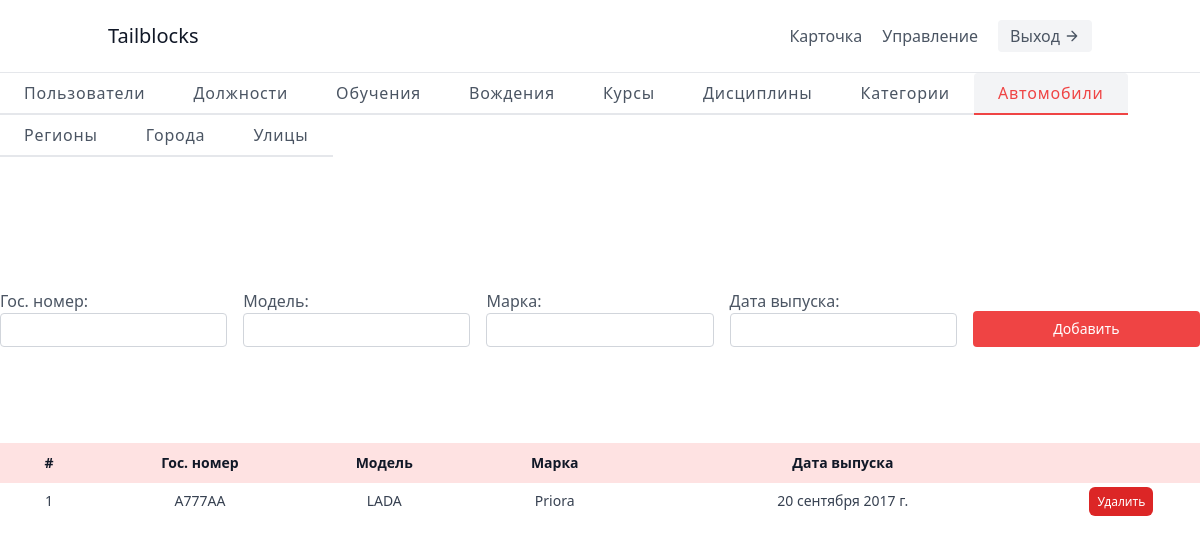
Screenshot of /control/cars/ with the database file from the repository.
### app/models.py (models this page shows, shortened)
class Car(models.Model):
    gos_number = models.CharField(max_length=8, verbose_name='Гос. номер')
    model = models.CharField(max_length=255, verbose_name='Модель')
    mark = models.CharField(max_length=255, verbose_name='Марка')
    date_release = models.DateField(verbose_name='Дата выпуска')
    class Meta:
        verbose_name = 'автомобиль'
        verbose_name_plural = 'автомобили'

### app/views.py (the view)
# urls.py: path('control/cars/', ControlView.autosControlPage, name='control-autos'),
    def autosControlPage(request):
        autos = Car.objects.all()
        form = WorkerPostCarForm(request.POST)
        return render(request, 'worker/control-autos.html', {'autos': autos, 'form': form})

### app/forms.py
class WorkerPostCarForm(forms.ModelForm):
    class Meta:
        model = Car
        fields = '__all__'

### templates/worker/control-autos.html (shortened to what this page needs)
{% extends '../base.html' %} {% load static %}  {% block content %}
<header class="text-gray-600 body-font border-b">
  <div
    class="container mx-auto flex flex-wrap p-5 flex-col md:flex-row items-center"
  >
    <a
      class="flex title-font font-medium items-center text-gray-900 mb-4 md:mb-0"
    >
      <span class="text-xl">Tailblocks</span>
    </a>
    <nav
      class="md:ml-auto flex flex-wrap items-center text-base justify-center"
    >
      <a
        class="mr-5 cursor-pointer hover:text-gray-900"
        href="{% url 'profile' %}"
      >
        Карточка
      </a>
      <a
        class="mr-5 cursor-pointer hover:text-gray-900"
        href="{% url 'control' %}"
      >
        Управление
      </a>
    </nav>
    <a
      class="inline-flex items-center bg-gray-100 border-0 py-1 px-3 focus:outline-none hover:bg-gray-200 rounded text-base mt-4 md:mt-0"
      href="{% url 'logout' %}"
    >
      Выход
      <svg
        fill="none"
        stroke="currentColor"
        stroke-linecap="round"
        stroke-linejoin="round"
        stroke-width="2"
        class="w-4 h-4 ml-1"
        viewBox="0 0 24 24"
      >
        <path d="M5 12h14M12 5l7 7-7 7"></path>
      </svg>
    </a>
  </div>
</header>
<main>
  <section class="text-gray-600 body-font">
    <div class="cotainer mx-auto flex flex-wrap flex-col">
      <div class="flex mx-auto flex-wrap mb-5">
        <a
          class="sm:px-6 py-3 w-1/2 sm:w-auto justify-center sm:justify-start border-b-2 title-font font-medium inline-flex items-center leading-none border-gray-200 hover:text-gray-900 tracking-wider"
          href="{% url 'control-users' %}"
        >
          Пользователи
        </a>
        <a
          class="sm:px-6 py-3 w-1/2 sm:w-auto justify-center sm:justify-start border-b-2 title-font font-medium inline-flex items-center leading-none border-gray-200 hover:text-gray-900 tracking-wider"
          href="{% url 'control-posts' %}"
        >
          Должности
        </a>
        <a
          class="sm:px-6 py-3 w-1/2 sm:w-auto justify-center sm:justify-start border-b-2 title-font font-medium inline-flex items-center leading-none border-gray-200 hover:text-gray-900 tracking-wider"
          href="{% url 'control-trainings' %}"
        >
          Обучения
        </a>
        <a
          class="sm:px-6 py-3 w-1/2 sm:w-auto justify-center sm:justify-start border-b-2 title-font font-medium inline-flex items-center leading-none border-gray-200 hover:text-gray-900 tracking-wider"
          href="{% url 'control-driving' %}"
        >
          Вождения
        </a>
        <a
          class="sm:px-6 py-3 w-1/2 sm:w-auto justify-center sm:justify-start border-b-2 title-font font-medium inline-flex items-center leading-none border-gray-200 hover:text-gray-900 tracking-wider"
          href="{% url 'control-courses' %}"
        >
          Курсы
        </a>
        <a
          class="sm:px-6 py-3 w-1/2 sm:w-auto justify-center sm:justify-start border-b-2 title-font font-medium inline-flex items-center leading-none border-gray-200 hover:text-gray-900 tracking-wider"
          href="{% url 'control-disciplines' %}"
        >
          Дисциплины
        </a>
        <a
          class="sm:px-6 py-3 w-1/2 sm:w-auto justify-center sm:justify-start border-b-2 title-font font-medium inline-flex items-center leading-none border-gray-200 hover:text-gray-900 tracking-wider"
          href="{% url 'control-categories' %}"
        >
          Категории
        </a>
        <a
          class="sm:px-6 py-3 w-1/2 sm:w-auto justify-center sm:justify-start border-b-2 title-font font-medium bg-gray-100 inline-flex items-center leading-none border-red-500 text-red-500 tracking-wider rounded-t"
          href="{% url 'control-autos' %}"
        >
          Автомобили
        </a>
        <a
          class="sm:px-6 py-3 w-1/2 sm:w-auto justify-center sm:justify-start border-b-2 title-font font-medium inline-flex items-center leading-none border-gray-200 hover:text-gray-900 tracking-wider"
          href="{% url 'control-regions' %}"
        >
          Регионы
        </a>
        <a
          class="sm:px-6 py-3 w-1/2 sm:w-auto justify-center sm:justify-start border-b-2 title-font font-medium inline-flex items-center leading-none border-gray-200 hover:text-gray-900 tracking-wider"
          href="{% url 'control-cities' %}"
        >
          Города
        </a>
        <a
          class="sm:px-6 py-3 w-1/2 sm:w-auto justify-center sm:justify-start border-b-2 title-font font-medium inline-flex items-center leading-none border-gray-200 hover:text-gray-900 tracking-wider"
          href="{% url 'control-streets' %}"
        >
          Улицы
        </a>
      </div>
       <section class="text-gray-600 body-font">
        <div class="max-w-7xl py-24 mx-auto">
          <form
            method="POST"
            action="/control/cars/new/"
            class="w-full mx-auto space-y-4 items-end grid grid-cols-5 gap-4"
          >
            {% csrf_token %} {{ form.as_div }}
            <button
              class="text-white bg-red-500 border-0 text-sm font-medium py-2 px-4 focus:outline-none hover:bg-red-600 rounded"
              type="submit"
            >
              Добавить
            </button>
          </form>
        </div>
      </section>
       <table class="table-auto text-sm w-full max-w-7xl mx-auto rounded-lg">
        <thead class="text-gray-900 font-semibold bg-red-100">
          <tr>
            <th class="py-2.5 w-min">#</th>
            <th ">Гос. номер</th>
            <th >Модель</th>
            <th>Марка</th>
            <th >Дата выпуска</th>
            <th class="w-min"></th>
          </tr>
        </thead>
        <tbody class="text-gray-700">
          {% for item in autos %}
          <tr>
            <td class="py-2 px-4 text-center">{{item.id}}</td>
            <td class="py-2 px-4 text-center">{{item.gos_number}}</td>
            <td class="py-2 px-4 text-center">{{item.model}}</td>
            <td class="py-2 px-4 text-center">{{item.mark}}</td>
            <td class="py-2 px-4 text-center">{{item.date_release}}</td>
            <td class="py-2 text-center">
               <a
                class="px-2 py-1.5 rounded-md text-center text-xs bg-red-600 text-white hover:bg-red-700"
                href='{% url "remove-car" item.id %}'
              >
                Удалить
              </a>
            </td>
          </tr>
          {% endfor %}
        </tbody>
      </table>
    </div>
  </section>
</main>
{% endblock content %}

### static/css/styles.css (style rules this page uses)
*, html { margin: 0; padding: 0; }

### rows the page displays
Car: id "1", gos_number "А777АА", model "LADA", mark "Priora", date_release "20 сентября 2017 г."
